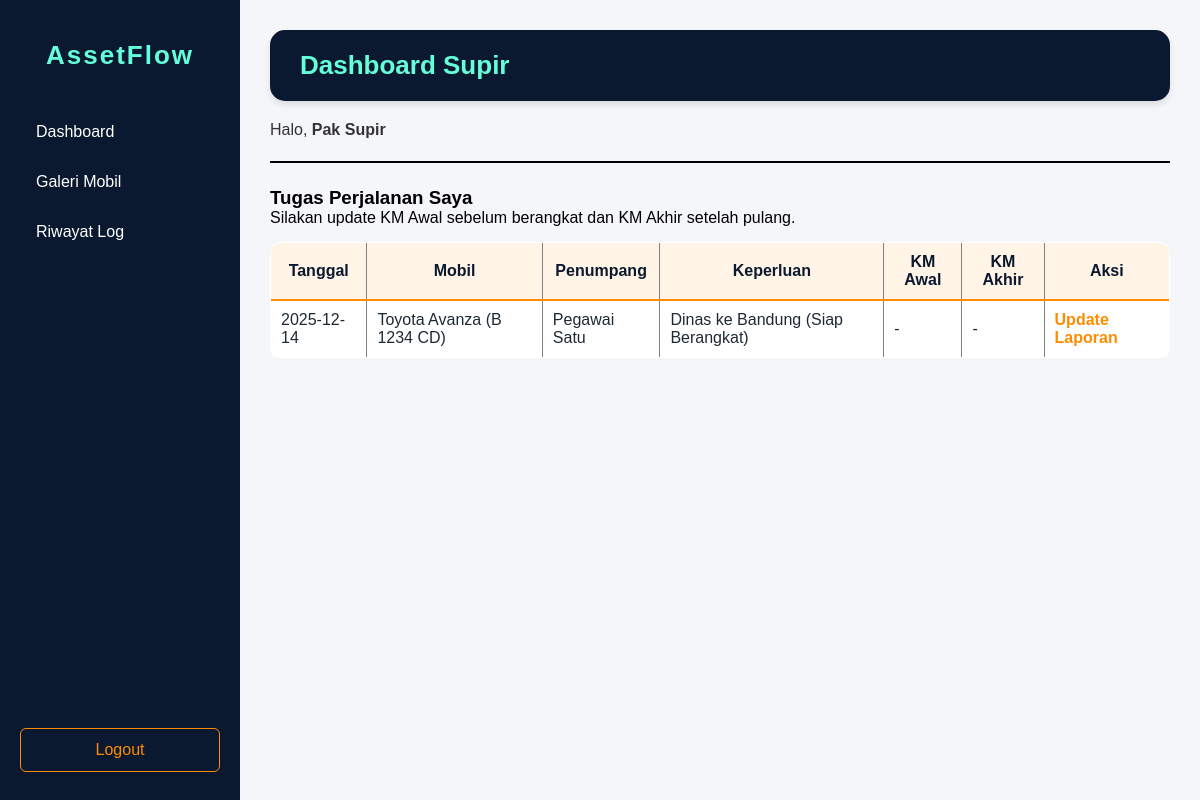
/dashboard_operasional.php (signed in), run on the app's committed database.
### tables this page shows
CREATE TABLE `loans` (
  `id_loan` int(11) NOT NULL,
  `id_user` int(11) NOT NULL,
  `id_aset` int(11) NOT NULL,
  `driver_id` int(11) DEFAULT NULL,
  `tgl_pinjam` date NOT NULL,
  `tgl_kembali` date NOT NULL,
  `jam_keluar` datetime DEFAULT NULL,
  `jam_masuk` datetime DEFAULT NULL,
  `km_awal` int(11) DEFAULT NULL,
  `km_akhir` int(11) DEFAULT NULL,
  `kondisi_mobil` text DEFAULT NULL,
  `keterangan` text NOT NULL,
  `alasan_penolakan` text DEFAULT NULL,
  `status_loan` enum('pending','approved','rejected','on_loan','returned') NOT NULL DEFAULT 'pending'
);

CREATE TABLE `assets` (
  `id_aset` int(11) NOT NULL,
  `nama_aset` varchar(100) NOT NULL,
  `kategori` enum('mobil','elektronik') NOT NULL,
  `plat_nomor` varchar(20) DEFAULT NULL,
  `status_aset` enum('tersedia','maintenance','rusak') NOT NULL DEFAULT 'tersedia',
  `gambar` varchar(255) DEFAULT NULL
);

CREATE TABLE `users` (
  `id_user` int(11) NOT NULL,
  `nama` varchar(100) NOT NULL,
  `email` varchar(100) NOT NULL,
  `password` varchar(255) NOT NULL,
  `role` enum('pegawai','hrga','satpam','supir') NOT NULL,
  `divisi` varchar(50) DEFAULT NULL
);

### dashboard_operasional.php (the view, shortened to what this page needs)
<?php
require_once 'database/db.php';
$role = $_SESSION['role'];
$nama = $_SESSION['nama'];
$userId = $_SESSION['user_id'];
?>
<!DOCTYPE html>
<html>
<head>
    <link rel="stylesheet" href="css/dash_opera.css">
</head>
</head>
<body>
<div class="sidebar">
    <h2>AssetFlow</h2>
    <a href="dashboard_operasional.php" class="active">Dashboard</a>
    <a href="galeri_mobil.php">Galeri Mobil</a>
    <a href="riwayat.php">Riwayat Log</a>
    <a href="logout.php" class="logout">Logout</a>
</div>
<div class="main-content">
    <div class="page-header">
        <h1>Dashboard <?php echo ucfirst($role); ?></h1>
        <p>Halo, <strong><?php echo $nama; ?></strong></p>
    </div>
    <?php if ($role == 'satpam'): ?>
        <h3>Daftar Kendaraan Keluar/Masuk</h3>
        <p>Silakan update jam keluar jika mobil berangkat, atau jam masuk jika mobil kembali.</p>
        <?php
        $query = "SELECT l.id_loan, l.status_loan, l.jam_keluar, l.jam_masuk, l.keterangan,
                         a.nama_aset, a.plat_nomor, u.nama as peminjam
                  FROM loans l
                  JOIN assets a ON l.id_aset = a.id_aset
                  JOIN users u ON l.id_user = u.id_user
                  WHERE a.kategori = 'mobil' AND l.status_loan IN ('approved', 'on_loan')
                  ORDER BY l.status_loan ASC";
        $stmt = $conn->prepare($query);
        $stmt->execute();
        $list = $stmt->fetchAll();
        ?>
        <table border="1" cellpadding="10" cellspacing="0" width="100%">
            <tr bgcolor="#f2f2f2">
                <th>Mobil</th>
                <th>Peminjam</th>
                <th>Keperluan</th> <th>Status</th>
                <th>Jam Keluar</th>
                <th>Jam Masuk</th>
                <th>Aksi</th>
            </tr>
            <?php foreach($list as $row): ?>
            <tr>
                <td>
                    <b><?php echo $row['nama_aset']; ?></b><br>
                    <?php echo $row['plat_nomor']; ?>
                </td>
                <td><?php echo $row['peminjam']; ?></td>
                <td><?php echo htmlspecialchars($row['keterangan']); ?></td> <td>
                    <?php
                    if($row['status_loan'] == 'approved') echo "Belum Berangkat";
                    if($row['status_loan'] == 'on_loan') echo "Sedang Diluar";
                    ?>
                </td>
                <td><?php echo $row['jam_keluar'] ? $row['jam_keluar'] : '-'; ?></td>
                <td><?php echo $row['jam_masuk'] ? $row['jam_masuk'] : '-'; ?></td>
                <td>
                    <a href="form_satpam.php?id_loan=<?php echo $row['id_loan']; ?>">Update Log</a>
                </td>
            </tr>
            <?php endforeach; ?>
        </table>
    <?php elseif ($role == 'supir'): ?>
        <h3>Tugas Perjalanan Saya</h3>
        <p>Silakan update KM Awal sebelum berangkat dan KM Akhir setelah pulang.</p>
        <?php
        $query = "SELECT l.id_loan, l.tgl_pinjam, l.km_awal, l.km_akhir, l.kondisi_mobil, l.keterangan,
                         a.nama_aset, a.plat_nomor, u.nama as peminjam
                  FROM loans l
                  JOIN assets a ON l.id_aset = a.id_aset
                  JOIN users u ON l.id_user = u.id_user
                  WHERE l.driver_id = :my_id AND l.status_loan IN ('approved', 'on_loan')
                  ORDER BY l.tgl_pinjam ASC";
        $stmt = $conn->prepare($query);
        $stmt->bindParam(':my_id', $userId);
        $stmt->execute();
        $tasks = $stmt->fetchAll();
        ?>
        <table border="1" cellpadding="10" cellspacing="0" width="100%">
            <tr bgcolor="#f2f2f2">
                <th>Tanggal</th>
                <th>Mobil</th>
                <th>Penumpang</th>
                <th>Keperluan</th> <th>KM Awal</th>
                <th>KM Akhir</th>
                <th>Aksi</th>
            </tr>
            <?php foreach($tasks as $t): ?>
            <tr>
                <td><?php echo $t['tgl_pinjam']; ?></td>
                <td><?php echo $t['nama_aset']; ?> (<?php echo $t['plat_nomor']; ?>)</td>
                <td><?php echo $t['peminjam']; ?></td>
                <td><?php echo htmlspecialchars($t['keterangan']); ?></td> <td><?php echo $t['km_awal'] ? $t['km_awal'] : '-'; ?></td>
                <td><?php echo $t['km_akhir'] ? $t['km_akhir'] : '-'; ?></td>
                <td>
                    <a href="form_supir.php?id_loan=<?php echo $t['id_loan']; ?>">Update Laporan</a>
                </td>
            </tr>
            <?php endforeach; ?>
        </table>
    <?php endif; ?>
</body>
</html>

### css/dash_opera.css (style rules this page uses)
* { margin: 0; padding: 0; box-sizing: border-box; font-family: Arial, sans-serif; }
body { background-color: #f5f6fa; display: flex; }
.sidebar { width: 240px; min-height: 100vh; background-color: #0A192F; padding: 20px; display: flex; flex-direction: column; }
.sidebar h2 { color: #64FFDA; font-size: 26px; text-align: center; margin-top: 20px; margin-bottom: 40px; letter-spacing: 2px; }
.sidebar a { display: block; color: #ffffff; text-decoration: none; padding: 12px 16px; margin-bottom: 8px; border-radius: 6px; transition: all 0.3s ease; }
.sidebar .logout { margin-top: auto; border: 1px solid #FF8C00; color: #FF8C00; text-align: center; }
.main-content { flex: 1; padding: 30px; }
h1 { color: #64FFDA; background-color: #0A192F; padding: 20px 30px; border-radius: 15px; margin-bottom: 30px; font-size: 26px; box-shadow: 0 4px 6px rgba(0,0,0,0.1); }
.page-header { border-bottom: 2px solid #000; padding-bottom: 12px; margin-bottom: 24px; }
.page-header h1 { margin-bottom: 6px; }
.page-header p { margin-top: 20px; margin-bottom: 10px; color: #333; }
table { border-collapse: collapse; background-color: #ffffff; margin-top: 15px; }
th { background-color: #f2f2f2; }
th, td { padding: 10px; text-align: left; }
table { width: 100%; border-collapse: collapse; background-color: #ffffff; margin-top: 15px; border-radius: 10px; overflow: hidden; }
table th { background-color: #FFF4E5; color: #0A192F; font-weight: 600; text-align: center; border-bottom: 2px solid #FF8C00; }
table td { border-bottom: 1px solid #E5E7EB; color: #1F2933; }
table td a { color: #FF8C00; font-weight: 600; text-decoration: none; }

### data on the page
loans: tgl_pinjam "2025-12-14", id_aset.nama_aset "Toyota Avanza", id_aset.plat_nomor "B 1234 CD", id_user.nama "Pegawai Satu", keterangan "Dinas ke Bandung (Siap Berangkat)"

### other printed values
$role "Supir"
$nama "Pak Supir"
